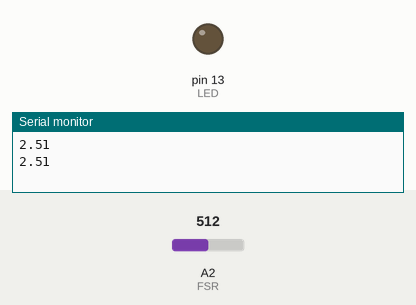
Simulated run of this sketch. Board: Arduino Uno, built with avr-gcc and run on an emulated ATmega328P. Shown: output pins drawn as LEDs (lit = HIGH), the last lines printed to the serial monitor. The test bench sets the inputs (shaded band); at power-on: A2 (FSR) = 512.

Above: at 1.8 s.
1.9 s: A2 (FSR) set to 783
3.4 s: A2 (FSR) set to 809
At 4.8 s:
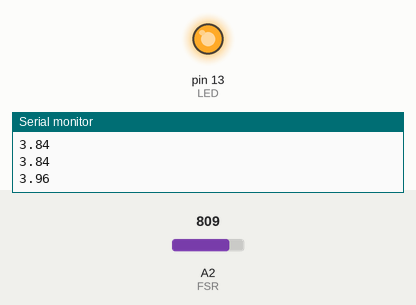
5.5 s: A2 (FSR) set to 790
At 6.4 s:
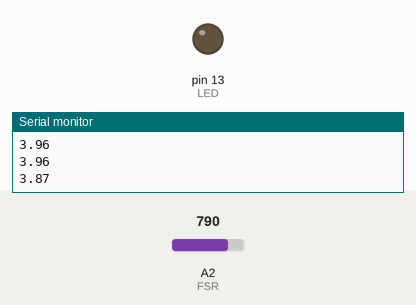
7.5 s: A2 (FSR) set to 810
At 9.1 s:
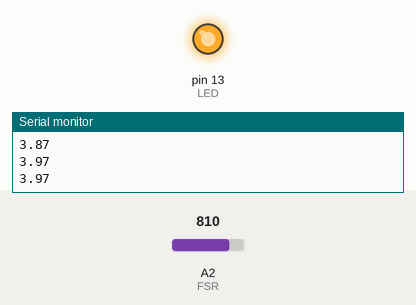
Timing chart, 0 to 10.5 s (numbered marks = the images above; inputs shaded):
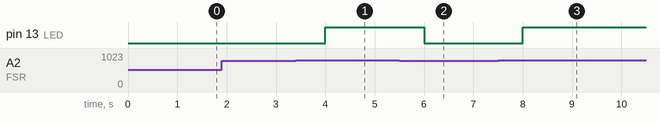

The sketch:

PressureSensor.pde
```cpp
const int FSR = 2;
const int LED = 13;
int val = 0;
void setup(){
  pinMode(FSR, INPUT);
  pinMode(LED, OUTPUT);
  Serial.begin(9600);
  digitalWrite(LED, LOW);
}

void loop(){
  val = analogRead(FSR);
  if(val > 800) {
    digitalWrite(LED, HIGH);
  }
  else {
    digitalWrite(LED, LOW);
  }
  Serial.println(val*0.0049);
  delay(1000);
}
```

Measured:
- the behaviour switches between 800 and 801 on A2 (FSR) (found by bisection; images 0 and 1)
- after the input at 3.4 s, pin 13 (LED): LOW → HIGH after 0.60 s
- after the input at 5.5 s, pin 13 (LED): HIGH → LOW after 0.50 s
- after the input at 7.5 s, pin 13 (LED): LOW → HIGH after 0.50 s
